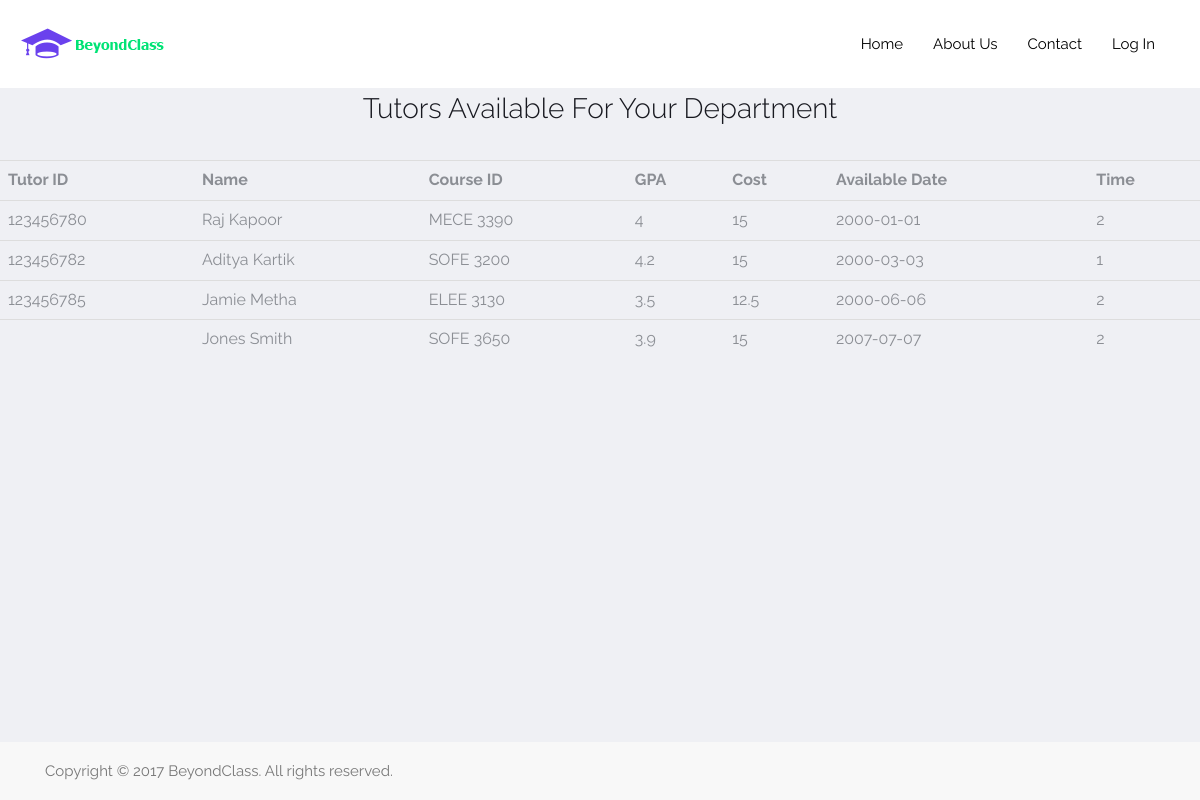
Screenshot of /views/customOne.php with the database file from the repository.
### tables this page shows
CREATE TABLE IF NOT EXISTS `TUTOR` (
  `Tutor_ID` int(9) NOT NULL,
  `Name` varchar(225) NOT NULL,
  `Course_ID` varchar(225) NOT NULL,
  `GPA` float NOT NULL,
  `Cost` float DEFAULT NULL,
  `Date_Available` date DEFAULT NULL,
  `Time` float DEFAULT NULL,
  `Password` varchar(255) DEFAULT NULL,
  PRIMARY KEY (`Tutor_ID`),
  KEY `Course_ID` (`Course_ID`)
);

CREATE TABLE IF NOT EXISTS `BOOKING` (
  `Booking_ID` int(9) NOT NULL,
  `Tutor_ID` int(9) NOT NULL,
  `S_ID` int(9) NOT NULL,
  `Booking_Course_ID` varchar(10) NOT NULL,
  `StartTime` time NOT NULL,
  `EndTime` time NOT NULL,
  `Date` date NOT NULL,
  PRIMARY KEY (`Booking_ID`),
  KEY `S_ID` (`S_ID`),
  KEY `Booking_Course_ID` (`Booking_Course_ID`),
  KEY `Date` (`Date`)
);

### views/customOne.php (the view, shortened to what this page needs)
<?php
	include_once("../main/header.php");
	$deptC1 = 0;
	if(isset($_SESSION['dept'])){
		$deptC1 = $dept;
	}
	else{
		$deptC1 = 'FEAS';
	}
	$sql = "SELECT * FROM TUTOR T
			LEFT JOIN COURSES C ON C.CourseID = T.Course_ID
			LEFT JOIN BOOKING B ON B.Tutor_ID = T.Tutor_ID
			WHERE C.Department = '$deptC1'";
	$result = mysqli_query($db, $sql);
?>
<html>
  <head>
		<link rel="stylesheet" type="text/css" href="http://evanhahn.com/wp-content/uploads/2011/08/nonselect.css">
	</head>
	<body>
		<h3 align="center">Tutors Available For Your Department</h3>
		<table class="table table-hover">
			<tr><th>Tutor ID</th>
				<th>Name</th>
				<th>Course ID</th>
				<th>GPA</th>
				<th>Cost</th>
				<th>Available Date</th>
				<th>Time</th>
			</tr>
			<?php
				while($row = mysqli_fetch_assoc($result)){
					echo "<tr>";
					echo "<td>" . $row['Tutor_ID'] . "</td>";
					echo "<td>" . $row['Name'] . "</td>";
					echo "<td>" . $row['Course_ID'] . "</td>";
					echo "<td>" . $row['GPA'] . "</td>";
					echo "<td>" . $row['Cost'] . "</td>";
					echo "<td>" . $row['Date_Available'] . "</td>";
					echo "<td>" . $row['Time'] . "</td>";
					echo "</tr>";
				}
			?>
		</table>
	</body>
</html>

### rows the page displays
tutor: booking.Tutor_ID "123456780", Name "Raj Kapoor", Course_ID "MECE 3390", GPA "4", Cost "15", Date_Available "2000-01-01", Time "2"
tutor: booking.Tutor_ID "123456782", Name "Aditya Kartik", Course_ID "SOFE 3200", GPA "4.2", Cost "15", Date_Available "2000-03-03", Time "1"
tutor: booking.Tutor_ID "123456785", Name "Jamie Metha", Course_ID "ELEE 3130", GPA "3.5", Cost "12.5", Date_Available "2000-06-06", Time "2"
tutor: Name "Jones Smith", Course_ID "SOFE 3650", GPA "3.9", Cost "15", Date_Available "2007-07-07", Time "2"
